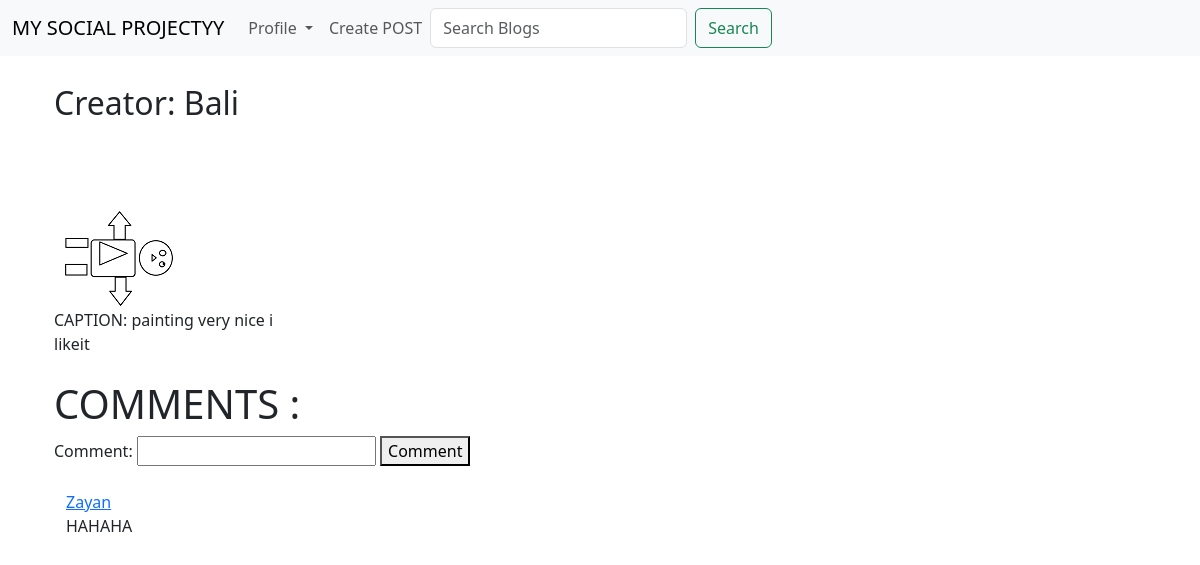
The app's page /post_details/12 (signed in) with its own data.
### postapp/models.py (models this page shows, shortened)
class Post(models.Model):
    creator = models.ForeignKey(User,on_delete=models.CASCADE,related_name='user_post')
    post_picture = models.ImageField(upload_to='post_pictures',blank=False)
    caption = models.CharField(max_length=100)

class Comment(models.Model):
    user = models.ForeignKey(User,on_delete=models.CASCADE,related_name="user_commenter")
    post = models.ForeignKey(Post,on_delete=models.CASCADE,related_name="post_commented")
    comment = models.CharField(max_length=200,blank=False)

### postapp/views.py (the view, shortened to what this page needs)
# urls.py: path('post_details/<pk>', views.post_details, name='post_details'),
@login_required
def post_details(request,pk):
    post = Post.objects.get(pk=pk)
    comment_form = Add_Comment()
    dict = {'post':post,'comment_form':comment_form}
    return render(request,'postapp/post_details.html',dict)

### postapp/forms.py
class Add_Comment(forms.ModelForm):
    class Meta:
        model = Comment
        fields = ('comment',)

### templates/postapp/post_details.html (shortened to what this page needs)
{% extends 'base.html' %}
{% block bodyblock %}
<div class="row">
    <div class="col-sm-3">
        <h2>Creator: {{post.creator}}</h2>
        <br>
        <img src="/media/{{post.post_picture}}">
        <br>
        CAPTION: {{post.caption}}
        <br>
        <br>
    </div>
    <div class="container">
        <h1>COMMENTS : </h1>
        <form method="post">
            {{comment_form}}
            <button type="submit">Comment</button>
        </form>
        <br>
        {%for comment in post.post_commented.all %}
        <div class="container">
            <a href="">{{comment.user}}</a>
            <p>{{comment.comment}}</p>
        </div>
    </div>
    {%endfor%}
    {% endblock %}

### records on screen
Post: creator "Bali", post_picture (picture), caption "painting very nice i likeit"
Comment: user "Zayan", comment "HAHAHA"
